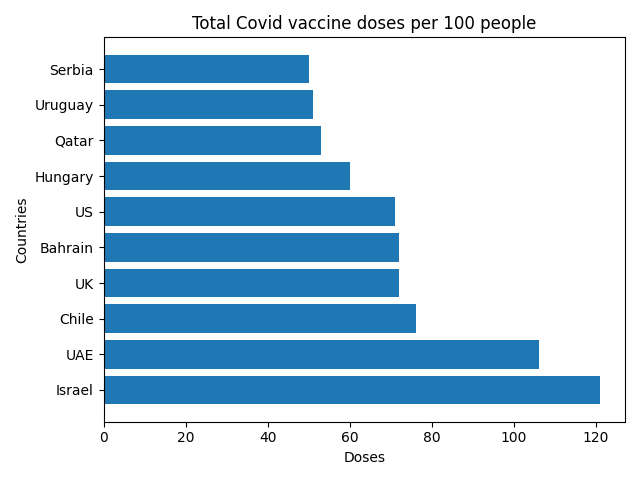

Write Python code to recreate this figure.
##########################
# Module 4A - Matplotlib #
##########################

import numpy as np
import matplotlib.pyplot as plt

# slide 19
# total covid vaccine doses per 100 people
x = np.array(['Israel', 'UAE', 'Chile', 'UK', \
              'Bahrain', 'US', 'Hungary', \
              'Qatar', 'Uruguay', 'Serbia']) 
y = np.array([121, 106, 76, 72, 72, 71, \
              60, 53, 51, 50])

plt.xlabel('Doses')
plt.ylabel('Countries')
plt.title('Total Covid vaccine doses per 100 people')

plt.barh(x,y)
plt.tight_layout()
plt.savefig('bar_plot.png')